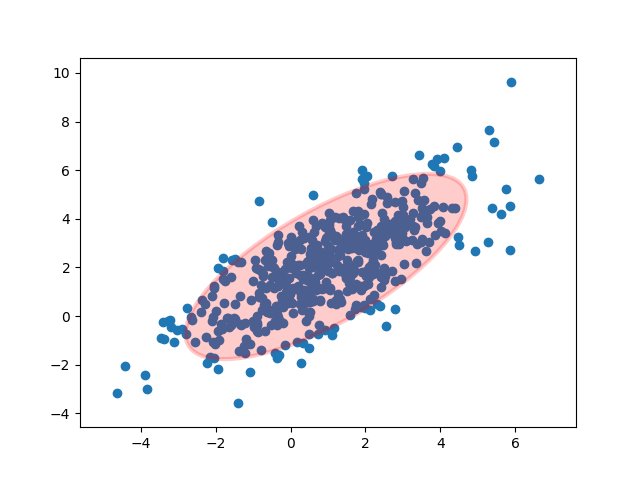

Python code for this plot:
import numpy as np
import matplotlib.pyplot as plt
from matplotlib.patches import Ellipse

x = []
y = []
#read data
with open("covtest.dat", "r") as file:
    for row in file:
        r1, r2 =(float(val) for val in row.strip().split(" "))
        x.append(r1)
        y.append(r2)

#calculate covmat
data = np.vstack((x, y)).T
mean = np.mean(data, axis=0)
covmat = np.cov(x,y)
print(data)
print("mean:")
print(mean)
print("covmat:")
print(covmat)

#https://stackoverflow.com/questions/20126061/creating-a-confidence-ellipses-in-a-sccatterplot-using-matplotlib
def eigsorted(covmat):
    vals, vecs = np.linalg.eigh(covmat)
    order = vals.argsort()[::-1]
    return vals[order], vecs[:,order]


#https://www.visiondummy.com/2014/04/draw-error-ellipse-representing-covariance-matrix/
w, v = eigsorted(covmat)
alpha = np.arctan2(*v[:,0][::-1])

#angle_degree = alpha*(180/math.pi)
nstd = 2
width, height = 2* nstd * np.sqrt(w)

fig, ax = plt.subplots(nrows=1, ncols=1)
xmin, ymin = np.min(data, axis = 0)
xmax, ymax = np.max(data, axis = 0)
ax.set_xlim(xmin -1, xmax +1)
ax.set_ylim(ymin -1, ymax +1)
plt.scatter(data[:,0], data[:,1])

el = Ellipse(xy = mean, width=width, height=height, angle=np.degrees(alpha), edgecolor='red', fc='r', lw=3, alpha=0.2)

ax.add_patch(el)
plt.savefig("covmat.png")
plt.show
